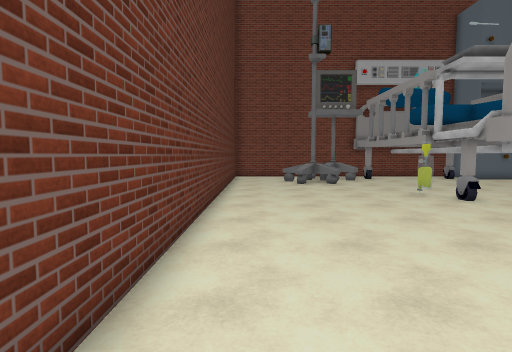
[1] (above)

22 first-person views from a walk through a 3-D level made in the Unity game engine. The camera is 1.5 m above the floor, tilts 4° down and sees 80° across. The floor is counted in squares, 1 m on a side. Each view is taken from the middle of a square. On the plan, view 1 faces up. The plan holds only what a view shows up to about 15 squares ahead; the rest is blank. Some animated figures are not drawn. Some surface patterns are stand-ins.

[2]
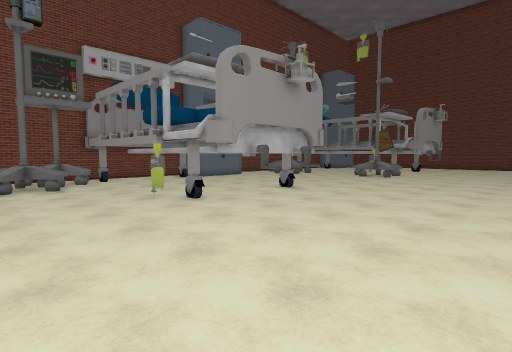

[3]
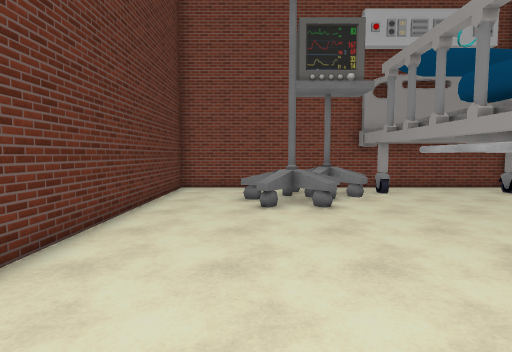

[4]
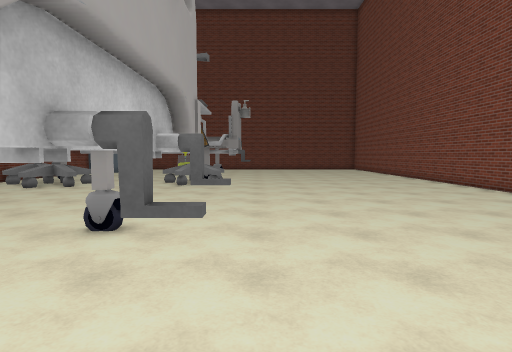

[5]
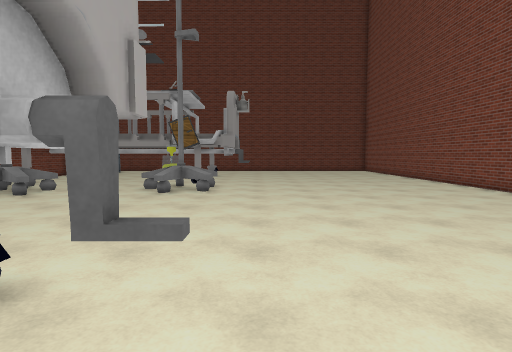

[6]
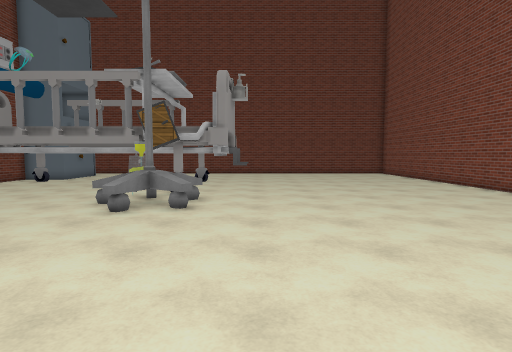

[7]
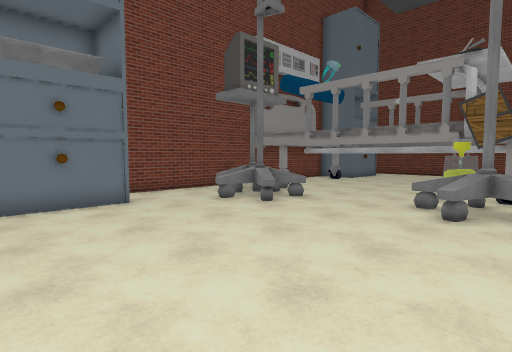

[8]
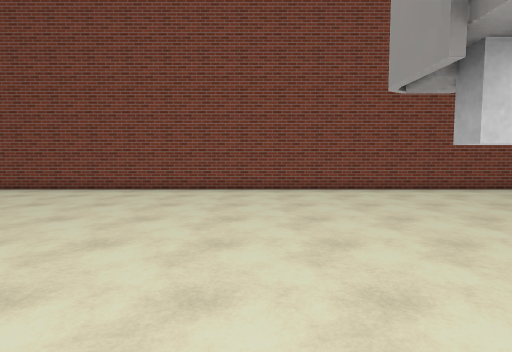

[9]
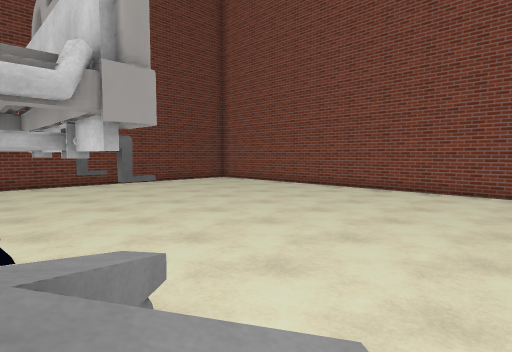

[10]
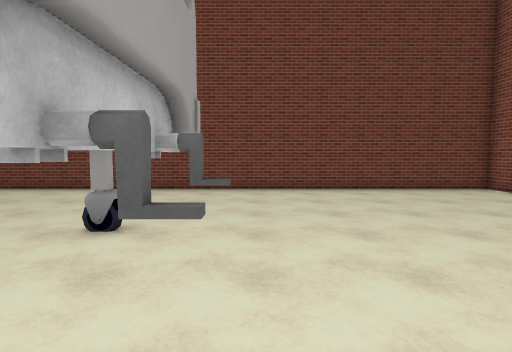

[11]
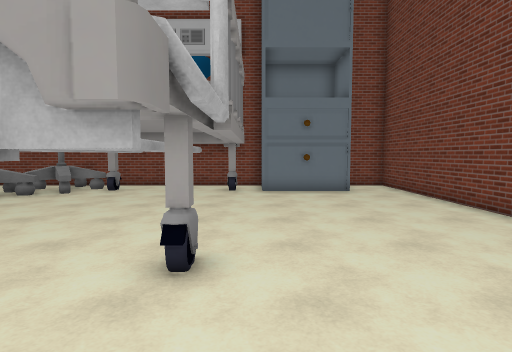

[12]
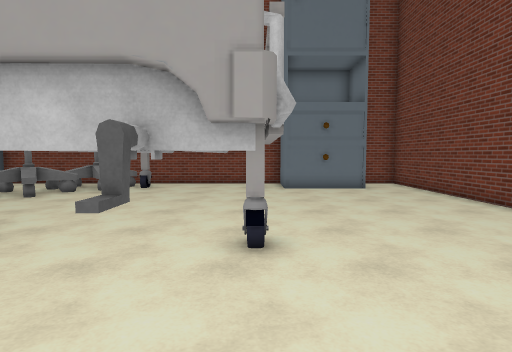

[13]
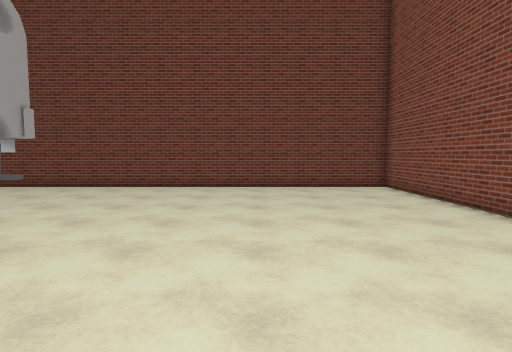

[14]
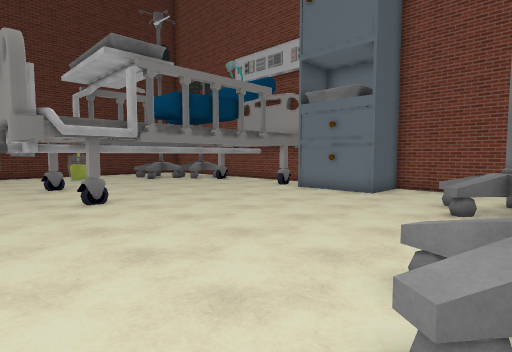

[15]
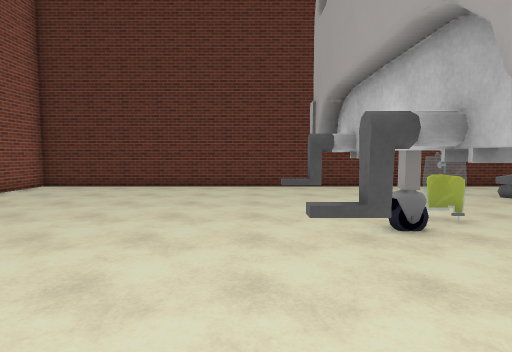

[16]
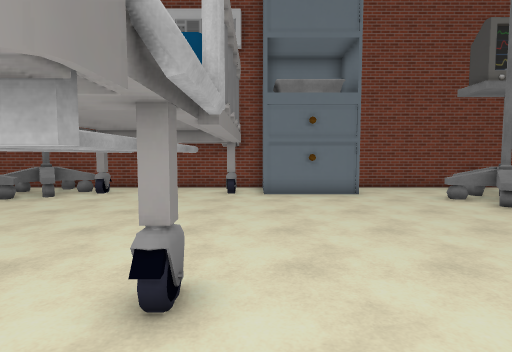

[17]
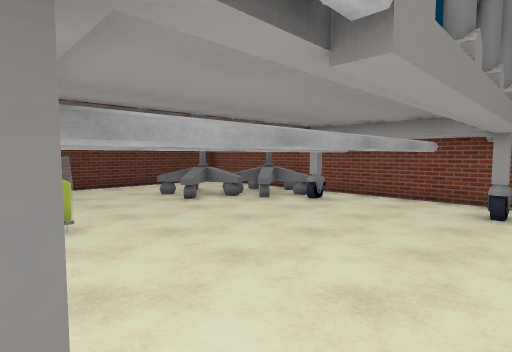

[18]
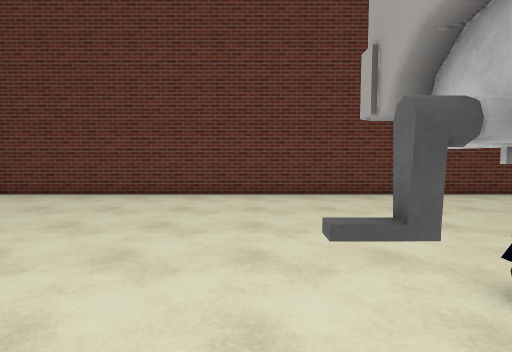

[19]
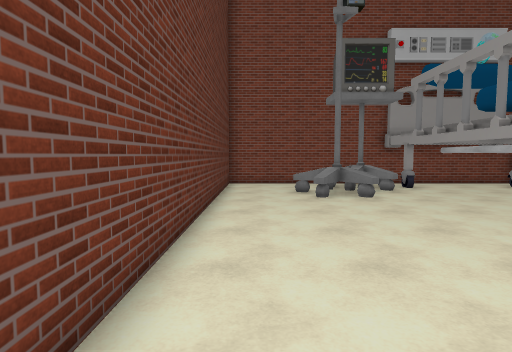

[20]
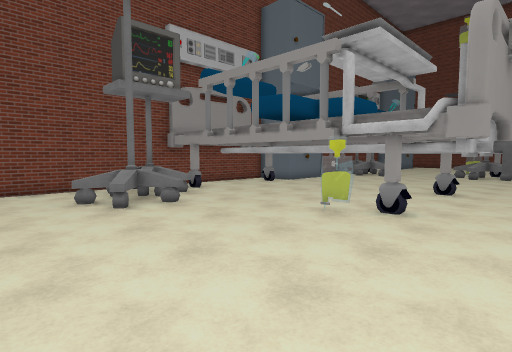

[21]
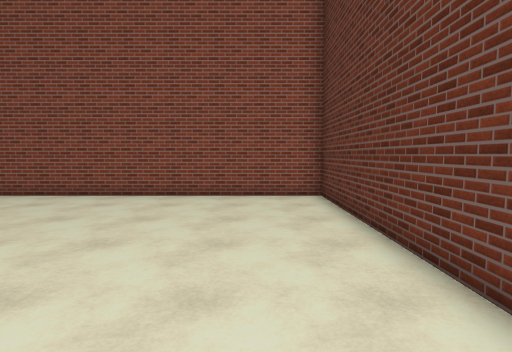

[22]
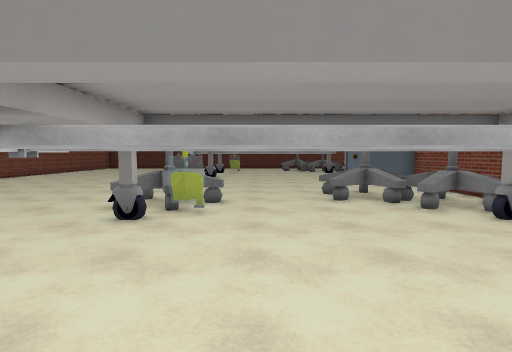

### Floor plan
Key: @ floor where view 1 was taken; # wall or solid block; . floor; = window, fence, low wall or low ledge; ^ raised ledge; T thing the floor can be seen under or through; B bag; A box; O other object.
Columns run from 2 left of view 1 to 37 right of it. Each row starts with its distance up from view 1.
 21 ##########         #########          ##
 20 #......OO#         #.....O #          .#
 19 #....OOOO#   #######...OOOO#   #######.#
 18 #....=OOO.T  #.........=OOO.T  #.......#
 17 #...=##...T  #........=##...T  #.......#
 16 #...===...T  #........===...T  #.......#
 15 #.........T  #..............T  #.......#
 14 #.........T  #..............T  #.......#
 13 #.........T  T..............T  #.......#
 12 #.......B.T  T..........=.B.T  T.......#
 11 #.......B.T  T.........===A.T  T.......#
 10 #........TT  TT.........#^.TT  TT......#
  9 #........OOOOOO........===.OOOOOO......#
  8 #.........O..O..............O..O.......#
  7 #......................................#
  6 #......................................#
  5 #......................................#
  4 #......................................#
  3 #......................................#
  2 #......................................#
  1 #......................................#
  0 #.@....................................#
 -1 #......................................#
 -2 #......................................#
 -3 ########################################

Where each view was taken, in squares from view 1:
view 1: 0 up, 0 right, facing up
view 2: 1 up, 1 right, facing up-right
view 3: 7 up, 2 right, facing up
view 4: 7 up, 6 right, facing right
view 5: 7 up, 9 right, facing right
view 6: 7 up, 13 right, facing right
view 7: 9 up, 13 right, facing up-right
view 8: 10 up, 13 right, facing down
view 9: 10 up, 21 right, facing down-right
view 10: 7 up, 24 right, facing right
view 11: 6 up, 31 right, facing up
view 12: 5 up, 30 right, facing up
view 13: 3 up, 23 right, facing right
view 14: 7 up, 22 right, facing up-left
view 15: 7 up, 13 right, facing left
view 16: 7 up, 13 right, facing up
view 17: 10 up, 13 right, facing up-left
view 18: 7 up, 10 right, facing left
view 19: 5 up, 0 right, facing up
view 20: 7 up, 1 left, facing up-right
view 21: 8 up, 1 right, facing down
view 22: 13 up, 32 right, facing left
